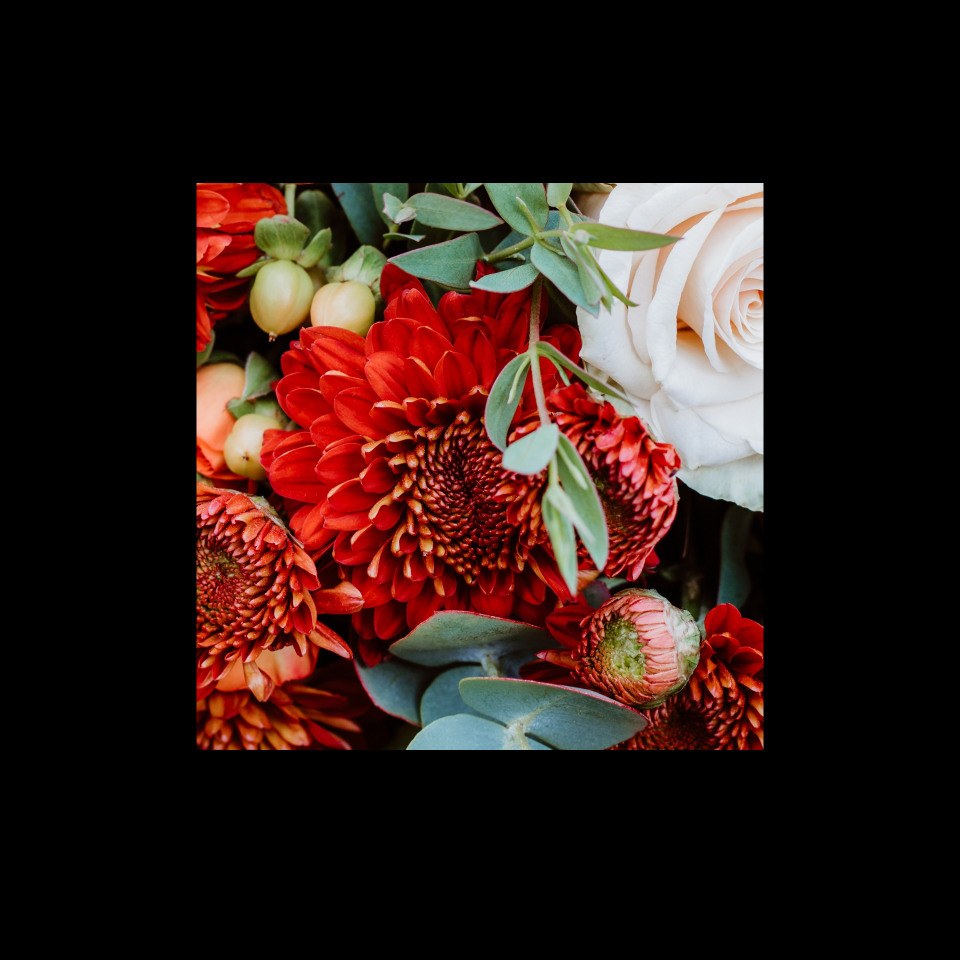
#> input picture Wirtingers_Holography/flowers_tf.png, 1920 x 1920 px (shown at 1/2 size)
$ python FFT_GS_rescale_nocor.py
#> lines starting #> are read from the running program, lines starting #| are printed output that depends on the picture
# -*- coding: utf-8 -*-
"""
Created on Sun Oct 27 10:45:57 2024

@author: gaosh
"""
from PIL import Image
import numpy as np
import matplotlib.pyplot as plt
from scipy.fft import fft2, fftshift,ifft2,ifftshift
import os
import cv2
import time


start_t=time.time()

os.chdir("C:/Users/Laboratorio/MakeHologram/Wirtingers_Holography")
filename="flowers_tf"
im=plt.imread(f"{filename}.png")
#> im is the input picture: shape (1920, 1920, 3) float32; mean R, G, B 0.185, 0.108, 0.0907

height=im.shape[0]
#> height = 1920
width=im.shape[1]
#> width = 1920

# Define wavelengths (in meters, for rescale)
lambda_r = 0.680e-6  # Red wavelength
lambda_g = 0.532e-6  # Green wavelength (reference)
lambda_b = 0.461e-6  # Blue wavelength
# Calculate scaling factors with respect to green
scale_r =  lambda_r/lambda_g
scale_b =  lambda_b/lambda_g

h_r, w_r = int(height * scale_r), int(width * scale_r)
#> h_r = 2454; w_r = 2454
h_b, w_b = int(height * scale_b), int(width * scale_b)
#> h_b = 1663; w_b = 1663
print(h_r,int(h_r), w_r,int(w_r))
#| 2454 2454 2454 2454
print(h_b,int(h_b), w_b,int(w_b))
#| 1663 1663 1663 1663

x_offset_r = (int(w_r)-width) // 2
#> x_offset_r = 267
y_offset_r = (int(h_r)-height) // 2
#> y_offset_r = 267
print(x_offset_r,y_offset_r)
#| 267 267
x_offset_b = (width - int(w_b)) // 2
#> x_offset_b = 128
y_offset_b = (height - int(h_b)) // 2
#> y_offset_b = 128
print(x_offset_b,y_offset_b)
#| 128 128
# Step 1: Pad the red channel to the scaled size
padded_red = np.zeros((h_r, w_r))
padded_red[y_offset_r:y_offset_r + height, x_offset_r:x_offset_r + width] = im[:, :, 0]

# Step 2: Crop the blue channel to the scaled size
cropped_blue=np.zeros((h_b, w_b))
cropped_blue = im[:, :, 2][y_offset_b:y_offset_b + h_b, x_offset_b:x_offset_b + w_b]
t=1
padded_B = np.zeros((int(t*h_r), int(t*w_r)))
padded_B[y_offset_r:y_offset_r + height, x_offset_r:x_offset_r + width] = im[:, :, 2]
# Step 3: Resize both channels back to the original dimensions
scaled_red = cv2.resize(padded_red, (width, height), interpolation=cv2.INTER_LINEAR)
scaled_blue = cv2.resize(cropped_blue, (width, height), interpolation=cv2.INTER_LINEAR)

im_manipulated=np.zeros((height,width,3))
im_manipulated[:,:,0]=scaled_red
im_manipulated[:,:,1]=im[:,:,1]
im_manipulated[:,:,2]=scaled_blue#scaled_blue
# # plt.imsave(f"scaled {filename}.png", im_manipulated)
# plt.figure()
# plt.imshow(im_manipulated)
# # plt.colorbar()
# plt.title("RGB")
# plt.show()

#R
im_shift_r=fftshift(scaled_red)
#G
im_shift_g=fftshift(im[:,:,1])
#B
im_shift_b=fftshift(scaled_blue)

# random
rand=np.random.uniform(0, 1, (height, width))
rand_2pi=np.pi*rand
rand_ma=np.max(rand_2pi)
#> rand_ma = 3.14
rand_mi=np.min(rand_2pi)
#> rand_mi = 7.91e-08
exp_rand=np.exp(1j*rand_2pi)
#R
im_r_rand=exp_rand*im_shift_r

im_g_rand=exp_rand*im_shift_g

im_b_rand=exp_rand*im_shift_b

current_field_r = fftshift(fft2(im_r_rand ))
current_field_g =fftshift(fft2(im_g_rand))
current_field_b =fftshift(fft2(im_b_rand))
iterations=1
for i in range(iterations):

    # Inverse Fourier Transform to initial plane
    current_field_r_i = ifft2(ifftshift(np.exp(1j * np.angle(current_field_r))))
    current_field_g_i = ifft2(ifftshift(np.exp(1j * np.angle(current_field_g))))
    current_field_b_i = ifft2(ifftshift(np.exp(1j * np.angle(current_field_b))))

    current_field_r_n =im_shift_r*np.exp(1j * np.angle(current_field_r_i))#*exp_rand
    current_field_g_n =im_shift_g*np.exp(1j * np.angle(current_field_g_i))#*exp_rand
    current_field_b_n =im_shift_b*np.exp(1j * np.angle(current_field_b_i))#*exp_rand

    # Forward Fourier Transform to the target plane
    current_field_r = fftshift(fft2(current_field_r_n ))
    current_field_g = fftshift(fft2(current_field_g_n ))
    current_field_b = fftshift(fft2(current_field_b_n ))


# Final optimized phase for display or application on SLM
optimized_phase_r = np.angle(current_field_r)
phase_rr_modi=(optimized_phase_r/np.pi+1)*(255/1.85)
# phase_rr_modi_mod=np.mod(phase_rr_modi,255)

optimized_phase_g = np.angle(current_field_g)
phase_gr_modi=(optimized_phase_g/np.pi+1)*(255/2.63)
# phase_gr_modi_mod=np.mod(phase_gr_modi,255)

optimized_phase_b = np.angle(current_field_b)
phase_br_modi=(optimized_phase_b/np.pi+1)*(255/3.55)
# phase_br_modi_mod=np.mod(phase_br_modi,255)

"""Lens"""
lambda_r = 0.633e-6  # Red wavelength
lambda_g = 0.532e-6  # Green wavelength (reference)
lambda_b = 0.450e-6
arr_r=np.zeros((height, width))
arr_g=np.zeros((height, width))
arr_b=np.zeros((height, width))
pixel_size=4.5e-6#4.5e-6
f=-2 # meters
center_h=height//2
#> center_h = 960
center_w=width//2
#> center_w = 960
"""RGB lens"""
for i in range(height):
    for j in range(width):
        r = pixel_size * np.sqrt((i - center_h)**2 + (j - center_w)**2)
        arr_r[i, j] =  r**2 / (f * lambda_r) #np.pi *
        arr_g[i, j] =  r**2 / (f * lambda_g)
        arr_b[i, j] =  r**2 / (f * lambda_b)
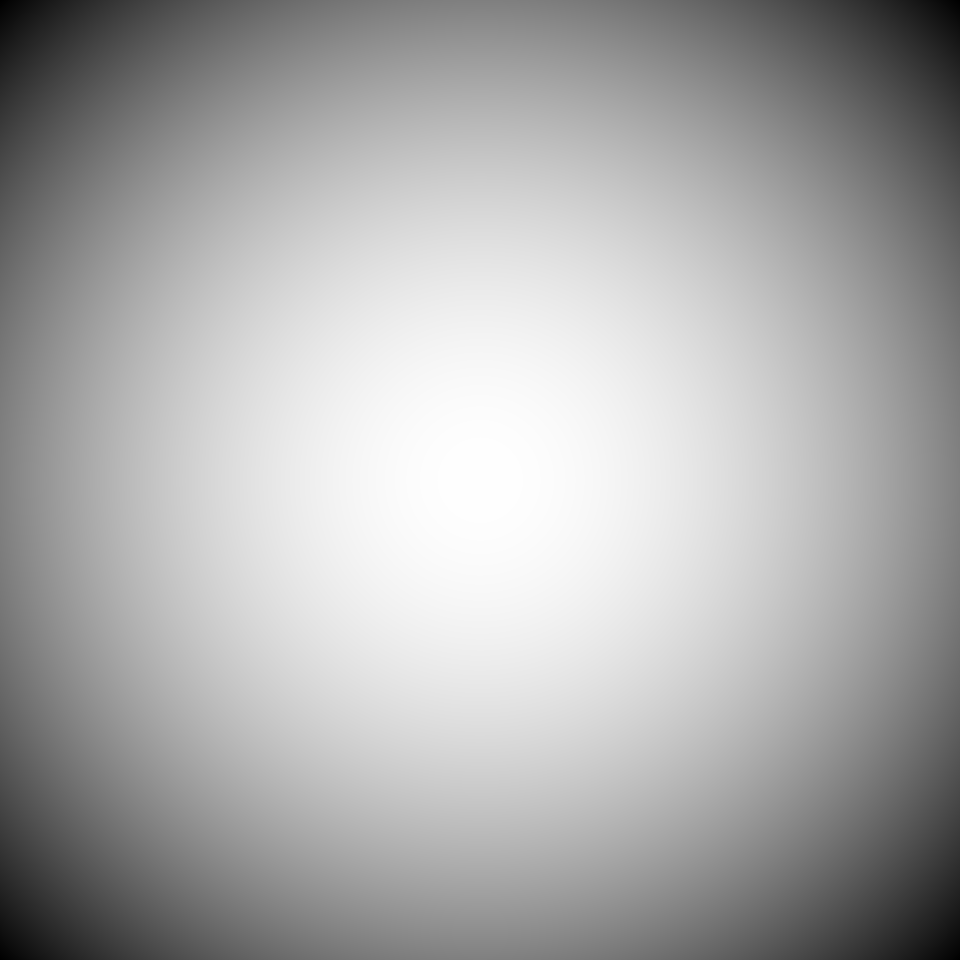
#> arr_b: shape (1920, 1920) float64 (shown at 1/2 size); min -41.47, max 0, mean -13.82; drawn with min black and max white
"""mod into 0-2"""
arr_r_mod=np.mod(arr_r,2)
arr_g_mod=np.mod(arr_g,2)
arr_b_mod=np.mod(arr_b,2)

"""Map phase to gray level for diff laser"""
arr_r_modified=arr_r_mod*(255/1.85)
arr_g_modified=arr_g_mod*(255/2.63)
arr_b_modified=arr_b_mod*(255/3.55)
# Create a new array for the new image with the same shape as the original

# Assuming phase_rr_modi and arr_r_modified are already defined and have matching shapes
im_modify_r = np.zeros_like(im, shape=(im.shape[0], im.shape[1],3))
im_modify_g = np.zeros_like(im, shape=(im.shape[0], im.shape[1],3))
im_modify_b = np.zeros_like(im, shape=(im.shape[0], im.shape[1],3))

# Fill each channel with respective modifications
im_modify_r[:,:,0] = phase_rr_modi + arr_r_modified
im_modify_g[:,:,1]= phase_gr_modi + arr_g_modified
im_modify_b[:,:,2] = phase_br_modi + arr_b_modified
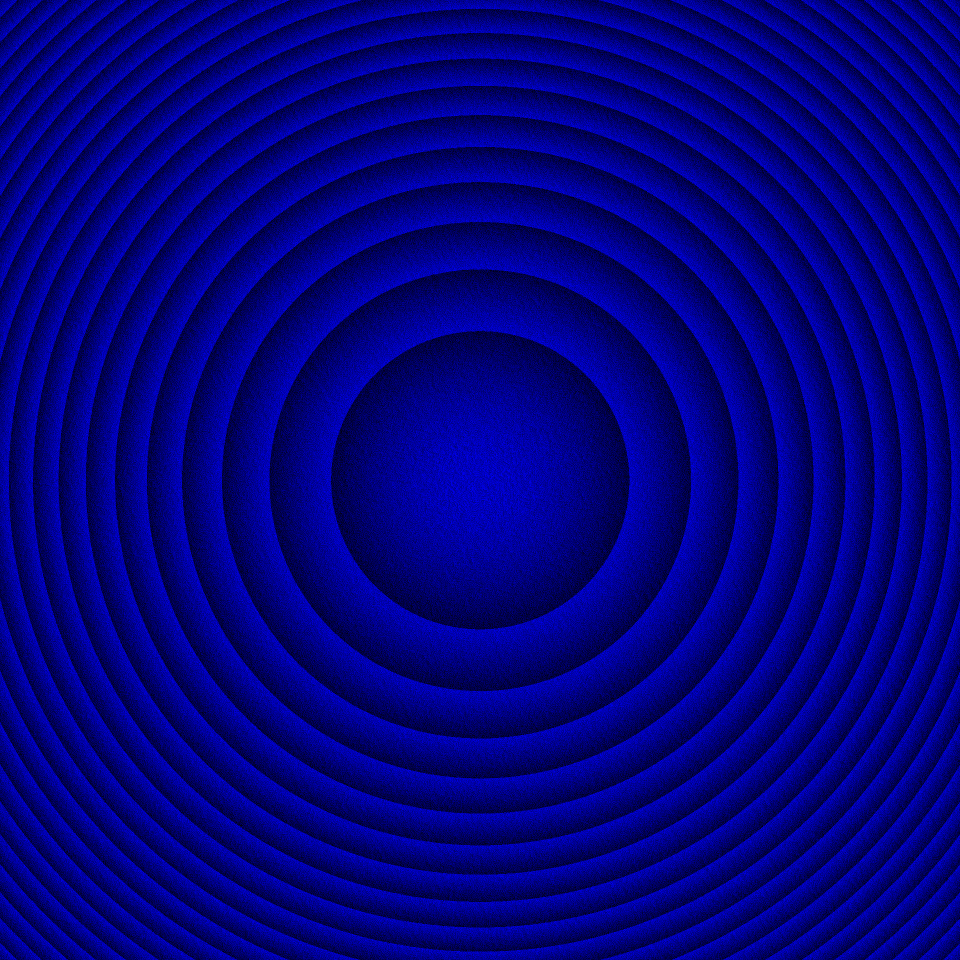
#> im_modify_b: shape (1920, 1920, 3) float32 (shown at 1/2 size); mean of channels 0, 1, 2 0, 0, 144.6; drawn with min black and max white

im_modify_noL = np.zeros_like(im,shape=(im.shape[0], im.shape[1], 3))
im_modify_noL[:,:,0] = phase_rr_modi
im_modify_noL[:,:,1] = phase_gr_modi
im_modify_noL[:,:,2] = phase_br_modi
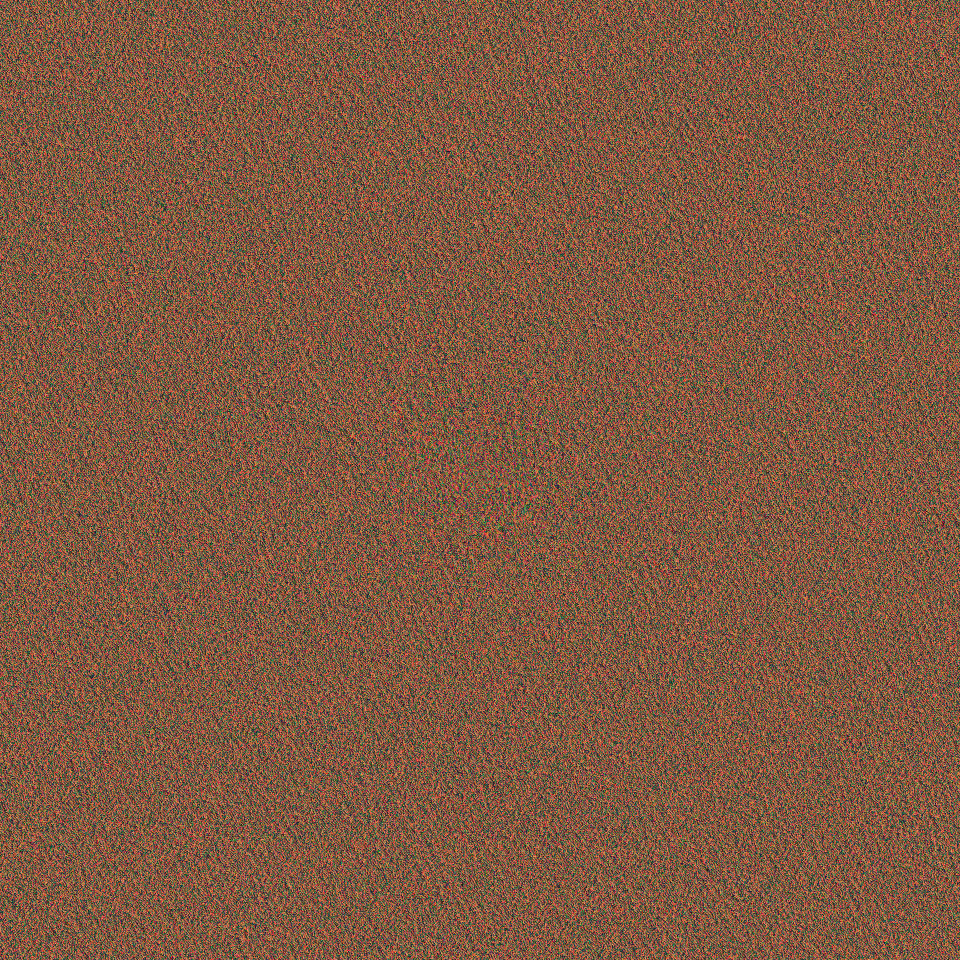
#> im_modify_noL: shape (1920, 1920, 3) float32 (shown at 1/2 size); mean of channels 0, 1, 2 137.8, 97, 71.8; drawn with min black and max white

im_modify_c = np.zeros_like(im, shape=(im.shape[0], im.shape[1],3))
im_modify_c[:,:,0] = phase_rr_modi+arr_r_modified
im_modify_c[:,:,1] = phase_gr_modi+arr_g_modified
im_modify_c[:,:,2] = phase_br_modi+arr_b_modified
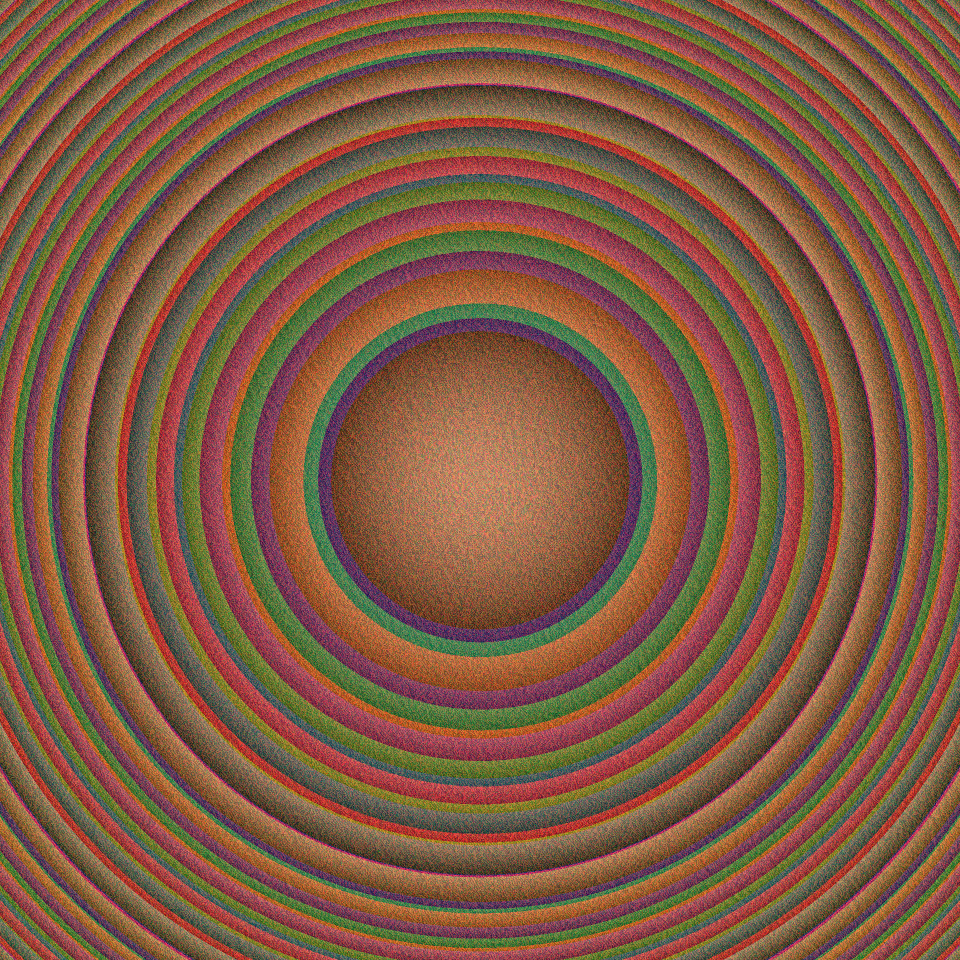
#> im_modify_c: shape (1920, 1920, 3) float32 (shown at 1/2 size); mean of channels 0, 1, 2 278.4, 195.3, 144.6; drawn with min black and max white

def crop(im_modify,name):
#> called with name = 'L'
    y_offset=center_h-1080//2
    im_cropped=im_modify[y_offset:y_offset+1080,:]
    im_cropped = im_cropped.astype(np.uint8)
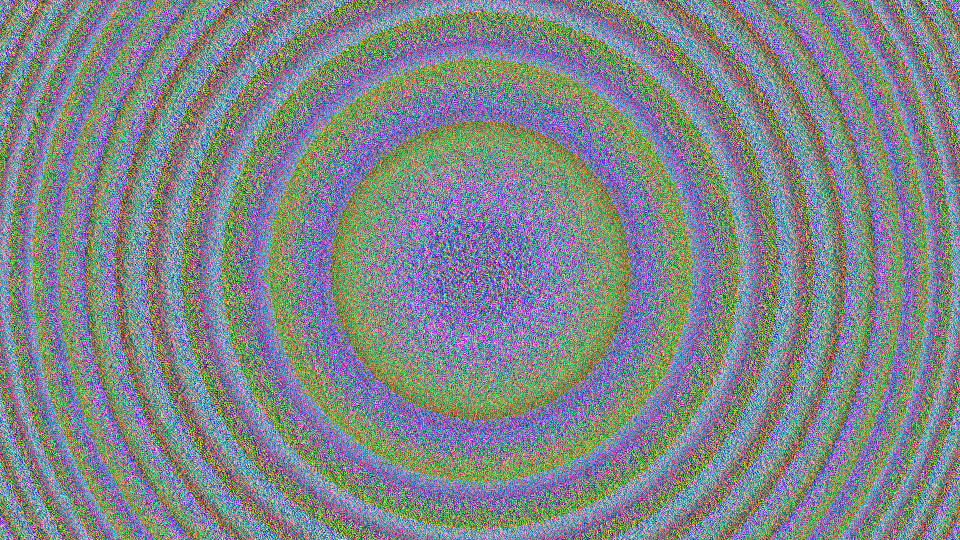
#> im_cropped: shape (1080, 1920, 3) (shown at 1/2 size); mean of channels 0, 1, 2 127.1, 134.3, 138.5; drawn as R, G, B
    im_modi = Image.fromarray(im_cropped)
    im_modi.save(f"{filename}_GS_{iterations}_{name}.png")
# R=crop(im_modify_r, "r")
# G=crop(im_modify_g, "g")
# B=crop(im_modify_b, "b")
C=crop(im_modify_c, "L")
# [5 lines of commented-out code are left out]
end_t=time.time()
print(f"Time consuming {end_t-start_t}s, iteration {iterations}")
